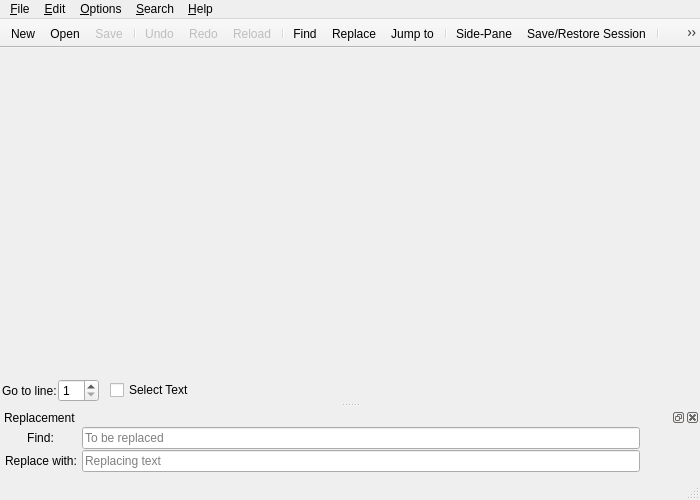
<?xml version="1.0" encoding="UTF-8"?>
<ui version="4.0">
 <class>Texxy::TexxyWindow</class>
 <widget class="QMainWindow" name="TexxyWindow">
  <property name="geometry">
   <rect>
    <x>0</x>
    <y>0</y>
    <width>700</width>
    <height>500</height>
   </rect>
  </property>
  <widget class="QWidget" name="centralWidget">
   <layout class="QVBoxLayout" name="verticalLayout">
    <property name="leftMargin">
     <number>0</number>
    </property>
    <property name="topMargin">
     <number>0</number>
    </property>
    <property name="rightMargin">
     <number>0</number>
    </property>
    <property name="bottomMargin">
     <number>0</number>
    </property>
    <item>
     <widget class="QSplitter" name="splitter">
      <property name="sizePolicy">
       <sizepolicy hsizetype="Expanding" vsizetype="Expanding">
        <horstretch>0</horstretch>
        <verstretch>0</verstretch>
       </sizepolicy>
      </property>
      <property name="lineWidth">
       <number>0</number>
      </property>
      <property name="orientation">
       <enum>Qt::Horizontal</enum>
      </property>
      <widget class="Texxy::TabWidget" name="tabWidget">
       <property name="currentIndex">
        <number>-1</number>
       </property>
       <property name="documentMode">
        <bool>true</bool>
       </property>
       <property name="tabsClosable">
        <bool>true</bool>
       </property>
       <property name="movable">
        <bool>true</bool>
       </property>
      </widget>
     </widget>
    </item>
    <item>
     <layout class="QGridLayout" name="goToGridLayout">
      <property name="leftMargin">
       <number>2</number>
      </property>
      <property name="rightMargin">
       <number>2</number>
      </property>
      <property name="horizontalSpacing">
       <number>1</number>
      </property>
      <item row="0" column="0">
       <widget class="QLabel" name="label">
        <property name="text">
         <string>Go to line:</string>
        </property>
        <property name="margin">
         <number>2</number>
        </property>
       </widget>
      </item>
      <item row="0" column="1">
       <widget class="QSpinBox" name="spinBox">
        <property name="minimum">
         <number>1</number>
        </property>
       </widget>
      </item>
      <item row="0" column="2">
       <spacer name="horizontalSpacer_2">
        <property name="orientation">
         <enum>Qt::Horizontal</enum>
        </property>
        <property name="sizeType">
         <enum>QSizePolicy::Fixed</enum>
        </property>
        <property name="sizeHint" stdset="0">
         <size>
          <width>10</width>
          <height>0</height>
         </size>
        </property>
       </spacer>
      </item>
      <item row="0" column="3">
       <widget class="QCheckBox" name="checkBox">
        <property name="focusPolicy">
         <enum>Qt::NoFocus</enum>
        </property>
        <property name="toolTip">
         <string>Select text from cursor to this line
(Ctrl+Shift+J)</string>
        </property>
        <property name="text">
         <string>Select Text</string>
        </property>
        <property name="shortcut">
         <string>Ctrl+Shift+J</string>
        </property>
       </widget>
      </item>
      <item row="0" column="4">
       <spacer name="horizontalSpacer">
        <property name="orientation">
         <enum>Qt::Horizontal</enum>
        </property>
        <property name="sizeHint" stdset="0">
         <size>
          <width>40</width>
          <height>0</height>
         </size>
        </property>
       </spacer>
      </item>
     </layout>
    </item>
   </layout>
  </widget>
  <widget class="QMenuBar" name="menuBar">
   <property name="geometry">
    <rect>
     <x>0</x>
     <y>0</y>
     <width>700</width>
     <height>20</height>
    </rect>
   </property>
   <property name="contextMenuPolicy">
    <enum>Qt::PreventContextMenu</enum>
   </property>
   <widget class="QMenu" name="menuFile">
    <property name="title">
     <string>&amp;File</string>
    </property>
    <widget class="QMenu" name="menuOpenRecently">
     <property name="title">
      <string>Recently &amp;Modified</string>
     </property>
     <addaction name="actionClearRecent"/>
    </widget>
    <addaction name="actionNew"/>
    <addaction name="actionOpen"/>
    <addaction name="menuOpenRecently"/>
    <addaction name="actionSession"/>
    <addaction name="actionSidePane"/>
    <addaction name="separator"/>
    <addaction name="actionRun"/>
    <addaction name="separator"/>
    <addaction name="actionDetachTab"/>
    <addaction name="actionLastActiveTab"/>
    <addaction name="actionRightTab"/>
    <addaction name="actionLeftTab"/>
    <addaction name="actionLastTab"/>
    <addaction name="actionFirstTab"/>
    <addaction name="separator"/>
    <addaction name="actionReload"/>
    <addaction name="separator"/>
    <addaction name="actionSave"/>
    <addaction name="actionSaveAs"/>
    <addaction name="actionSaveAllFiles"/>
    <addaction name="separator"/>
    <addaction name="actionSaveCodec"/>
    <addaction name="separator"/>
    <addaction name="actionDoc"/>
    <addaction name="separator"/>
    <addaction name="actionClose"/>
    <addaction name="actionQuit"/>
   </widget>
   <widget class="QMenu" name="menuEdit">
    <property name="title">
     <string>&amp;Edit</string>
    </property>
    <addaction name="actionEdit"/>
    <addaction name="separator"/>
    <addaction name="actionUndo"/>
    <addaction name="actionRedo"/>
    <addaction name="separator"/>
    <addaction name="actionCut"/>
    <addaction name="actionCopy"/>
    <addaction name="actionPaste"/>
    <addaction name="actionDelete"/>
    <addaction name="separator"/>
    <addaction name="actionSelectAll"/>
    <addaction name="separator"/>
    <addaction name="actionSoftTab"/>
    <addaction name="separator"/>
    <addaction name="actionUpperCase"/>
    <addaction name="actionLowerCase"/>
    <addaction name="actionStartCase"/>
    <addaction name="separator"/>
    <addaction name="actionSortLines"/>
    <addaction name="actionRSortLines"/>
    <addaction name="separator"/>
    <addaction name="ActionRmDupeSort"/>
    <addaction name="ActionRmDupeRSort"/>
    <addaction name="separator"/>
    <addaction name="ActionSpaceDupeSort"/>
    <addaction name="ActionSpaceDupeRSort"/>
    <addaction name="separator"/>
    <addaction name="actionDate"/>
   </widget>
   <widget class="QMenu" name="menuOptions">
    <property name="title">
     <string>&amp;Options</string>
    </property>
    <widget class="QMenu" name="menuEncoding">
     <property name="title">
      <string>&amp;Encoding</string>
     </property>
     <addaction name="actionUTF_8"/>
     <addaction name="actionUTF_16"/>
     <addaction name="actionISO_8859_1"/>
     <addaction name="actionOther"/>
    </widget>
    <addaction name="actionLineNumbers"/>
    <addaction name="actionWrap"/>
    <addaction name="actionIndent"/>
    <addaction name="actionSyntax"/>
    <addaction name="separator"/>
    <addaction name="menuEncoding"/>
    <addaction name="separator"/>
    <addaction name="actionFont"/>
    <addaction name="actionPreferences"/>
   </widget>
   <widget class="QMenu" name="menuSearch">
    <property name="title">
     <string>&amp;Search</string>
    </property>
    <addaction name="actionFind"/>
    <addaction name="actionReplace"/>
    <addaction name="actionJump"/>
   </widget>
   <widget class="QMenu" name="menuHelp">
    <property name="title">
     <string>&amp;Help</string>
    </property>
    <addaction name="actionAbout"/>
   </widget>
   <addaction name="menuFile"/>
   <addaction name="menuEdit"/>
   <addaction name="menuOptions"/>
   <addaction name="menuSearch"/>
   <addaction name="menuHelp"/>
  </widget>
  <widget class="QToolBar" name="mainToolBar">
   <property name="contextMenuPolicy">
    <enum>Qt::PreventContextMenu</enum>
   </property>
   <property name="movable">
    <bool>false</bool>
   </property>
   <attribute name="toolBarArea">
    <enum>TopToolBarArea</enum>
   </attribute>
   <attribute name="toolBarBreak">
    <bool>false</bool>
   </attribute>
   <addaction name="actionNew"/>
   <addaction name="actionOpen"/>
   <addaction name="actionSave"/>
   <addaction name="separator"/>
   <addaction name="actionUndo"/>
   <addaction name="actionRedo"/>
   <addaction name="actionReload"/>
   <addaction name="separator"/>
   <addaction name="actionFind"/>
   <addaction name="actionReplace"/>
   <addaction name="actionJump"/>
   <addaction name="separator"/>
   <addaction name="actionSidePane"/>
   <addaction name="actionSession"/>
   <addaction name="separator"/>
   <addaction name="actionEdit"/>
   <addaction name="actionRun"/>
   <addaction name="actionMenu"/>
  </widget>
  <widget class="QStatusBar" name="statusBar"/>
  <widget class="QDockWidget" name="dockReplace">
   <property name="contextMenuPolicy">
    <enum>Qt::PreventContextMenu</enum>
   </property>
   <property name="features">
    <set>QDockWidget::DockWidgetClosable|QDockWidget::DockWidgetMovable|QDockWidget::DockWidgetFloatable</set>
   </property>
   <property name="allowedAreas">
    <set>Qt::BottomDockWidgetArea|Qt::TopDockWidgetArea</set>
   </property>
   <property name="windowTitle">
    <string>Replacement</string>
   </property>
   <attribute name="dockWidgetArea">
    <number>8</number>
   </attribute>
   <widget class="QWidget" name="dockWidgetContents">
    <layout class="QGridLayout" name="gridLayout">
     <property name="leftMargin">
      <number>0</number>
     </property>
     <property name="topMargin">
      <number>0</number>
     </property>
     <property name="rightMargin">
      <number>0</number>
     </property>
     <property name="bottomMargin">
      <number>0</number>
     </property>
     <property name="spacing">
      <number>0</number>
     </property>
     <item row="0" column="0">
      <layout class="QGridLayout" name="dockGridLayout">
       <property name="leftMargin">
        <number>5</number>
       </property>
       <property name="rightMargin">
        <number>2</number>
       </property>
       <property name="bottomMargin">
        <number>5</number>
       </property>
       <property name="horizontalSpacing">
        <number>5</number>
       </property>
       <property name="verticalSpacing">
        <number>0</number>
       </property>
       <item row="0" column="0" alignment="Qt::AlignHCenter|Qt::AlignVCenter">
        <widget class="QLabel" name="label_3">
         <property name="sizePolicy">
          <sizepolicy hsizetype="Fixed" vsizetype="Preferred">
           <horstretch>0</horstretch>
           <verstretch>0</verstretch>
          </sizepolicy>
         </property>
         <property name="text">
          <string>Find:</string>
         </property>
         <property name="alignment">
          <set>Qt::AlignCenter</set>
         </property>
        </widget>
       </item>
       <item row="0" column="1" colspan="2" alignment="Qt::AlignVCenter">
        <widget class="Texxy::LineEdit" name="lineEditFind">
         <property name="minimumSize">
          <size>
           <width>150</width>
           <height>0</height>
          </size>
         </property>
         <property name="placeholderText">
          <string>To be replaced</string>
         </property>
        </widget>
       </item>
       <item row="1" column="0" alignment="Qt::AlignVCenter">
        <widget class="QLabel" name="label_2">
         <property name="sizePolicy">
          <sizepolicy hsizetype="Fixed" vsizetype="Preferred">
           <horstretch>0</horstretch>
           <verstretch>0</verstretch>
          </sizepolicy>
         </property>
         <property name="text">
          <string>Replace with:</string>
         </property>
         <property name="alignment">
          <set>Qt::AlignCenter</set>
         </property>
        </widget>
       </item>
       <item row="1" column="1" colspan="2" alignment="Qt::AlignVCenter">
        <widget class="Texxy::LineEdit" name="lineEditReplace">
         <property name="minimumSize">
          <size>
           <width>150</width>
           <height>0</height>
          </size>
         </property>
         <property name="placeholderText">
          <string>Replacing text</string>
         </property>
        </widget>
       </item>
       <item row="0" column="3">
        <widget class="QToolButton" name="toolButtonPrv">
         <property name="sizePolicy">
          <sizepolicy hsizetype="Fixed" vsizetype="Fixed">
           <horstretch>0</horstretch>
           <verstretch>0</verstretch>
          </sizepolicy>
         </property>
         <property name="focusPolicy">
          <enum>Qt::NoFocus</enum>
         </property>
         <property name="autoRaise">
          <bool>true</bool>
         </property>
        </widget>
       </item>
       <item row="1" column="3">
        <widget class="QToolButton" name="toolButtonNext">
         <property name="sizePolicy">
          <sizepolicy hsizetype="Fixed" vsizetype="Fixed">
           <horstretch>0</horstretch>
           <verstretch>0</verstretch>
          </sizepolicy>
         </property>
         <property name="focusPolicy">
          <enum>Qt::NoFocus</enum>
         </property>
         <property name="autoRaise">
          <bool>true</bool>
         </property>
        </widget>
       </item>
       <item row="1" column="4">
        <widget class="QToolButton" name="toolButtonAll">
         <property name="sizePolicy">
          <sizepolicy hsizetype="Fixed" vsizetype="Fixed">
           <horstretch>0</horstretch>
           <verstretch>0</verstretch>
          </sizepolicy>
         </property>
         <property name="focusPolicy">
          <enum>Qt::NoFocus</enum>
         </property>
         <property name="autoRaise">
          <bool>true</bool>
         </property>
        </widget>
       </item>
      </layout>
     </item>
    </layout>
   </widget>
  </widget>
  <action name="actionNew">
   <property name="text">
    <string>&amp;New</string>
   </property>
   <property name="toolTip">
    <string>New tab</string>
   </property>
   <property name="shortcut">
    <string>Ctrl+N</string>
   </property>
  </action>
  <action name="actionOpen">
   <property name="text">
    <string>&amp;Open</string>
   </property>
   <property name="toolTip">
    <string>Open a file</string>
   </property>
   <property name="shortcut">
    <string>Ctrl+O</string>
   </property>
 </action>
  <action name="actionSave">
   <property name="enabled">
    <bool>false</bool>
   </property>
   <property name="text">
    <string>&amp;Save</string>
   </property>
   <property name="toolTip">
    <string>Save the current tab</string>
   </property>
   <property name="shortcut">
    <string>Ctrl+S</string>
   </property>
  </action>
  <action name="actionUndo">
   <property name="enabled">
    <bool>false</bool>
   </property>
   <property name="text">
    <string>&amp;Undo</string>
   </property>
   <property name="toolTip">
    <string>Undo</string>
   </property>
   <property name="shortcut">
    <string>Ctrl+Z</string>
   </property>
  </action>
  <action name="actionRedo">
   <property name="enabled">
    <bool>false</bool>
   </property>
   <property name="text">
    <string>&amp;Redo</string>
   </property>
   <property name="toolTip">
    <string>Redo</string>
   </property>
   <property name="shortcut">
    <string>Ctrl+Shift+Z</string>
   </property>
  </action>
  <action name="actionReload">
   <property name="enabled">
    <bool>false</bool>
   </property>
   <property name="text">
    <string>Reload</string>
   </property>
   <property name="toolTip">
    <string>Reload</string>
   </property>
   <property name="shortcut">
    <string>Ctrl+Shift+R</string>
   </property>
  </action>
  <action name="actionFind">
   <property name="text">
    <string>&amp;Find</string>
   </property>
   <property name="toolTip">
    <string>Focus/hide search bar</string>
   </property>
   <property name="shortcut">
    <string>Ctrl+F</string>
   </property>
  </action>
  <action name="actionReplace">
   <property name="text">
    <string>&amp;Replace</string>
   </property>
   <property name="toolTip">
    <string>Show/hide replacement dock</string>
   </property>
   <property name="shortcut">
    <string>Ctrl+R</string>
   </property>
  </action>
  <action name="actionSaveAs">
   <property name="text">
    <string>Save &amp;As</string>
   </property>
   <property name="shortcut">
    <string>Ctrl+Shift+S</string>
   </property>
  </action>
  <action name="actionDoc">
   <property name="text">
    <string>Documen&amp;t Properties</string>
   </property>
   <property name="shortcut">
    <string>Ctrl+Shift+D</string>
   </property>
  </action>
  <action name="actionClose">
   <property name="text">
    <string>&amp;Close</string>
   </property>
   <property name="shortcut">
    <string>Ctrl+Shift+Q</string>
   </property>
  </action>
  <action name="actionQuit">
   <property name="text">
    <string>&amp;Quit</string>
   </property>
   <property name="shortcut">
    <string>Ctrl+Q</string>
   </property>
  </action>
  <action name="actionCut">
   <property name="enabled">
    <bool>false</bool>
   </property>
   <property name="text">
    <string>&amp;Cut</string>
   </property>
   <property name="shortcut">
    <string>Ctrl+X</string>
   </property>
  </action>
  <action name="actionCopy">
   <property name="enabled">
    <bool>false</bool>
   </property>
   <property name="text">
    <string>C&amp;opy</string>
   </property>
   <property name="shortcut">
    <string>Ctrl+C</string>
   </property>
  </action>
  <action name="actionPaste">
   <property name="text">
    <string>&amp;Paste</string>
   </property>
   <property name="shortcut">
    <string>Ctrl+V</string>
   </property>
  </action>
  <action name="actionDelete">
   <property name="enabled">
    <bool>false</bool>
   </property>
   <property name="text">
    <string>&amp;Delete</string>
   </property>
  </action>
  <action name="actionSelectAll">
   <property name="text">
    <string>&amp;Select All</string>
   </property>
   <property name="shortcut">
    <string>Ctrl+A</string>
   </property>
  </action>
  <action name="actionFont">
   <property name="text">
    <string>&amp;Font</string>
   </property>
  </action>
  <action name="actionLineNumbers">
   <property name="checkable">
    <bool>true</bool>
   </property>
   <property name="text">
    <string>&amp;Line Numbers</string>
   </property>
   <property name="shortcut">
    <string>Ctrl+L</string>
   </property>
  </action>
  <action name="actionWrap">
   <property name="checkable">
    <bool>true</bool>
   </property>
   <property name="checked">
    <bool>true</bool>
   </property>
   <property name="text">
    <string>&amp;Wrap Lines</string>
   </property>
   <property name="shortcut">
    <string>Ctrl+W</string>
   </property>
  </action>
  <action name="actionIndent">
   <property name="checkable">
    <bool>true</bool>
   </property>
   <property name="checked">
    <bool>true</bool>
   </property>
   <property name="text">
    <string>&amp;Auto-Indentation</string>
   </property>
   <property name="shortcut">
    <string>Ctrl+I</string>
   </property>
  </action>
  <action name="actionSyntax">
   <property name="checkable">
    <bool>true</bool>
   </property>
   <property name="checked">
    <bool>true</bool>
   </property>
   <property name="text">
    <string>&amp;Syntax Highlighting</string>
   </property>
   <property name="shortcut">
    <string>Ctrl+Shift+H</string>
   </property>
  </action>
  <action name="actionPreferences">
   <property name="text">
    <string>&amp;Preferences</string>
   </property>
   <property name="shortcut">
    <string>Ctrl+Shift+P</string>
   </property>
  </action>
  <action name="actionAbout">
   <property name="text">
    <string>&amp;About</string>
   </property>
  </action>
  <action name="actionOther">
   <property name="checkable">
    <bool>true</bool>
   </property>
   <property name="text">
    <string>&amp;Other</string>
   </property>
  </action>
  <action name="actionEnforce_UTF_8">
   <property name="checkable">
    <bool>true</bool>
   </property>
   <property name="text">
    <string>Enforce UTF-8</string>
   </property>
  </action>
  <action name="actionUTF_8">
   <property name="checkable">
    <bool>true</bool>
   </property>
   <property name="checked">
    <bool>false</bool>
   </property>
   <property name="text">
    <string>&amp;UTF-8</string>
   </property>
  </action>
  <action name="actionUTF_16">
   <property name="checkable">
    <bool>true</bool>
   </property>
   <property name="checked">
    <bool>false</bool>
   </property>
   <property name="text">
    <string>UTF-&amp;16</string>
   </property>
  </action>
  <action name="actionISO_8859_1">
   <property name="checkable">
    <bool>true</bool>
   </property>
   <property name="checked">
    <bool>false</bool>
   </property>
   <property name="text">
    <string>&amp;ISO-8859-1</string>
   </property>
  </action>
  <action name="actionSaveCodec">
   <property name="text">
    <string>Save with &amp;Encoding</string>
   </property>
  </action>
  <action name="actionJump">
   <property name="text">
    <string>&amp;Jump to</string>
   </property>
   <property name="toolTip">
    <string>Show/hide jump bar</string>
   </property>
   <property name="shortcut">
    <string>Ctrl+J</string>
   </property>
  </action>
  <action name="actionEdit">
   <property name="text">
    <string>&amp;Edit</string>
   </property>
   <property name="toolTip">
    <string>Edit text</string>
   </property>
   <property name="shortcut">
    <string>Ctrl+Shift+E</string>
   </property>
  </action>
  <action name="actionDetachTab">
   <property name="enabled">
    <bool>false</bool>
   </property>
   <property name="text">
    <string>&amp;Detach Tab</string>
   </property>
   <property name="shortcut">
    <string>Ctrl+T</string>
   </property>
  </action>
  <action name="actionCloseRight">
   <property name="text">
    <string>Close Ne&amp;xt Tabs</string>
   </property>
  </action>
  <action name="actionCloseLeft">
   <property name="text">
    <string>Close &amp;Previous Tabs</string>
   </property>
  </action>
  <action name="actionCloseAll">
   <property name="text">
    <string>Close &amp;All Tabs</string>
   </property>
  </action>
  <action name="actionCloseOther">
   <property name="text">
    <string>Close &amp;Other Tabs</string>
   </property>
  </action>
  <action name="actionCopyName">
   <property name="text">
    <string>&amp;Copy File Name</string>
   </property>
  </action>
  <action name="actionCopyPath">
   <property name="text">
    <string>Copy File &amp;Path</string>
   </property>
  </action>
  <action name="actionRightTab">
   <property name="enabled">
    <bool>false</bool>
   </property>
   <property name="text">
    <string>Ne&amp;xt Tab</string>
   </property>
   <property name="shortcut">
    <string>Alt+Right</string>
   </property>
  </action>
  <action name="actionLeftTab">
   <property name="enabled">
    <bool>false</bool>
   </property>
   <property name="text">
    <string>Previous Ta&amp;b</string>
   </property>
   <property name="shortcut">
    <string>Alt+Left</string>
   </property>
  </action>
  <action name="actionFirstTab">
   <property name="enabled">
    <bool>false</bool>
   </property>
   <property name="text">
    <string>&amp;First Tab</string>
   </property>
   <property name="shortcut">
    <string>Alt+Down</string>
   </property>
  </action>
  <action name="actionLastTab">
   <property name="enabled">
    <bool>false</bool>
   </property>
   <property name="text">
    <string>&amp;Last Tab</string>
   </property>
   <property name="shortcut">
    <string>Alt+Up</string>
   </property>
  </action>
  <action name="actionMenu">
   <property name="text">
    <string>Menu</string>
   </property>
  </action>
  <action name="actionRun">
   <property name="text">
    <string>&amp;Run</string>
   </property>
   <property name="toolTip">
    <string>Execute</string>
   </property>
   <property name="shortcut">
    <string>Ctrl+E</string>
   </property>
  </action>
  <action name="actionClearRecent">
   <property name="text">
    <string>&amp;Clear</string>
   </property>
   <property name="toolTip">
    <string>Clear the list of recently modified files</string>
   </property>
  </action>
  <action name="actionSession">
   <property name="text">
    <string>Sa&amp;ve/Restore Session</string>
   </property>
   <property name="toolTip">
    <string>Save/Restore Session</string>
   </property>
   <property name="shortcut">
    <string>Ctrl+M</string>
   </property>
  </action>
  <action name="actionSidePane">
   <property name="text">
    <string>Side-Pane</string>
   </property>
   <property name="shortcut">
    <string>Ctrl+Alt+P</string>
   </property>
  </action>
  <action name="actionDate">
   <property name="text">
    <string>Paste Date and Time</string>
   </property>
   <property name="shortcut">
    <string>Ctrl+Shift+V</string>
   </property>
  </action>
  <action name="actionUpperCase">
   <property name="text">
    <string>To Upper Case</string>
   </property>
   <property name="toolTip">
    <string>To Upper Case</string>
   </property>
   <property name="shortcut">
    <string>Ctrl+Shift+U</string>
   </property>
  </action>
  <action name="actionLowerCase">
   <property name="text">
    <string>To Lower Case</string>
   </property>
   <property name="toolTip">
    <string>To Lower Case</string>
   </property>
   <property name="shortcut">
    <string>Ctrl+Shift+L</string>
   </property>
  </action>
  <action name="actionStartCase">
   <property name="text">
    <string>To Start Case</string>
   </property>
   <property name="toolTip">
    <string>To Start Case</string>
   </property>
  </action>
  <action name="actionLastActiveTab">
   <property name="enabled">
    <bool>false</bool>
   </property>
   <property name="text">
    <string>Last Active Tab</string>
   </property>
   <property name="toolTip">
    <string>Last Active Tab</string>
   </property>
   <property name="shortcut">
    <string>F1</string>
   </property>
  </action>
  <action name="actionSortLines">
   <property name="text">
    <string>Sort Lines</string>
   </property>
   <property name="toolTip">
    <string>Sort Lines</string>
   </property>
  </action>
  <action name="actionRSortLines">
   <property name="text">
    <string>Sort Lines Reversely</string>
   </property>
   <property name="toolTip">
    <string>Sort Lines Reversely</string>
   </property>
  </action>
  <action name="ActionRmDupeSort">
   <property name="text">
    <string>Sort and Remove Duplicates</string>
   </property>
   <property name="toolTip">
    <string>Sort and Remove Duplicates</string>
   </property>
  </action>
  <action name="ActionRmDupeRSort">
   <property name="text">
    <string>Reverse Sort and Remove Duplicates</string>
   </property>
   <property name="toolTip">
    <string>Reverse Sort and Remove Duplicates</string>
   </property>
  </action>
  <action name="ActionSpaceDupeSort">
   <property name="text">
    <string>Sort and Remove Duplicates (Space delimited)</string>
   </property>
   <property name="toolTip">
    <string>Sort and Remove Duplicates (Space delimited)</string>
   </property>
  </action>
  <action name="ActionSpaceDupeRSort">
   <property name="text">
    <string>Reverse Sort and Remove Duplicates (Space delimited)</string>
   </property>
   <property name="toolTip">
    <string>Reverse Sort and Remove Duplicates (Space delimited)</string>
   </property>
  </action>
  <action name="actionSaveAllFiles">
   <property name="text">
    <string>Save All Files</string>
   </property>
   <property name="toolTip">
    <string>Save All Files</string>
   </property>
  </action>
  <action name="actionSoftTab">
   <property name="text">
    <string>Text Tabs to Spaces</string>
   </property>
  </action>
 </widget>
 <layoutdefault spacing="6" margin="11"/>
 <customwidgets>
  <customwidget>
   <class>Texxy::LineEdit</class>
   <extends>QLineEdit</extends>
   <header>ui/lineedit.h</header>
  </customwidget>
  <customwidget>
   <class>Texxy::TabWidget</class>
   <extends>QTabWidget</extends>
   <header>ui/tabwidget.h</header>
   <container>1</container>
  </customwidget>
 </customwidgets>
 <resources/>
 <connections/>
</ui>
